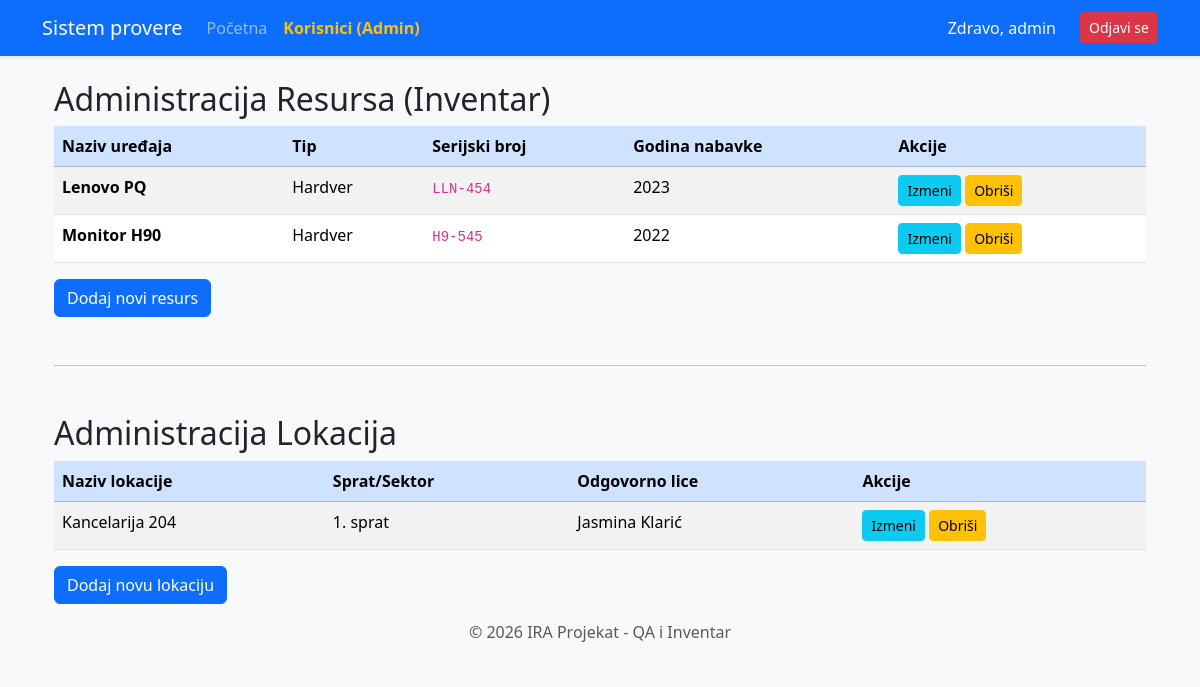
/administracija (signed in), run on an earlier commit of the app's database.
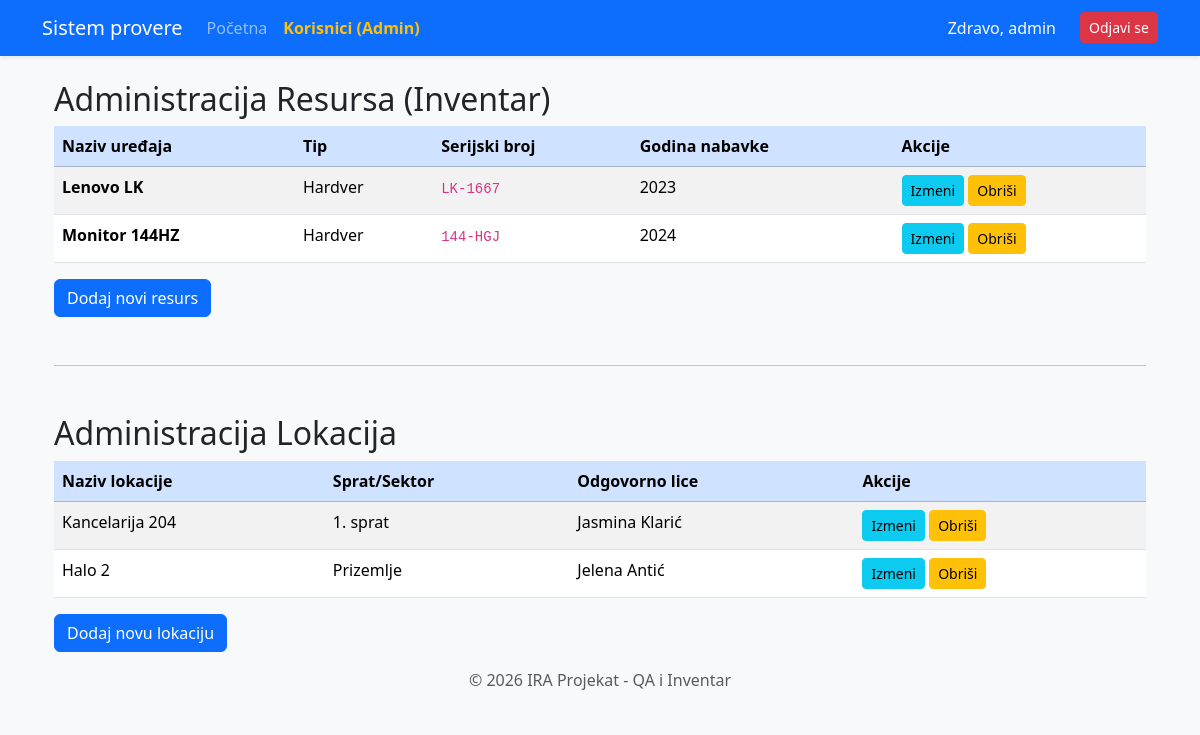
And on a later commit of the database.
### alchemy_classes.py (models this page shows)
class Resurs(db.Model):
    __tablename__ = "resurs"
    id: Mapped[int] = mapped_column(Integer, primary_key=True)
    naziv: Mapped[str] = mapped_column(String(100), nullable=False)
    tip: Mapped[str] = mapped_column(String(50))
    serijski_broj: Mapped[str] = mapped_column(String(100), unique=True)
    godina_nabavke: Mapped[int] = mapped_column(Integer)
    statusi: Mapped[list["StatusResursa"]] = relationship("StatusResursa", back_populates="resurs")

class Lokacija(db.Model):
    __tablename__ = "lokacija"
    id: Mapped[int] = mapped_column(Integer, primary_key=True)
    naziv: Mapped[str] = mapped_column(String(100), nullable=False)
    sprat: Mapped[str] = mapped_column(String(50), nullable=True)
    odgovorno_lice: Mapped[str] = mapped_column(String(100))
    izvestaji: Mapped[list["StatusResursa"]] = relationship("StatusResursa", back_populates="lokacija")

### main.py (the view)
@app.route("/administracija", methods=["GET", "POST"])
@login_required
def admin_page():
    all_resources = db.session.execute(db.select(Resurs)).scalars().all()
    all_locations = db.session.execute(db.select(Lokacija)).scalars().all()
    return render_template("administracija.html", resursi=all_resources, lokacije=all_locations)

### main.py (called while the page is built)
@login_manager.user_loader
def load_user(user_id):
    return db.get_or_404(User, user_id)

### templates/administracija.html (shortened to what this page needs)
{% extends "base.html" %}
{% block content %}
{% from "bootstrap5/form.html" import render_form %}
<div class="jumbotron">
    <div class="container">
         <h2 class="mt-4">Administracija Resursa (Inventar)</h2>
        <table class="table table-striped table-hover">
            <thead>
            <tr class="table-primary">
                <th scope="col">Naziv uređaja</th>
                <th scope="col">Tip</th>
                <th scope="col">Serijski broj</th>
                <th scope="col">Godina nabavke</th>
                <th scope="col">Akcije</th>
            </tr>
            </thead>
            <tbody>
            {% for r in resursi %}
            <tr>
                <td><strong>{{r.naziv}}</strong></td>
                <td>{{r.tip}}</td>
                <td><code>{{r.serijski_broj or "/"}}</code></td>
                <td>{{r.godina_nabavke}}</td>
                 <td style="text-align: middle;">
                    <a class="btn btn-sm btn-info" href="{{ url_for('add_resource', id=r.id) }}">Izmeni</a>
                    <a class="btn btn-sm btn-warning" href="{{ url_for('delete_resource', id=r.id) }}">Obriši</a>
                </td>
            </tr>
            {% endfor %}
            </tbody>
        </table>
        <a class="btn btn-primary" href="{{ url_for('add_resource') }}">Dodaj novi resurs</a>
<hr class="my-5">
        <h2>Administracija Lokacija</h2>
        <table class="table table-striped table-hover">
            <thead>
            <tr class="table-primary">
                <th scope="col">Naziv lokacije</th>
                <th scope="col">Sprat/Sektor</th>
                <th scope="col">Odgovorno lice</th>
                <th scope="col">Akcije</th>
            </tr>
            </thead>
            <tbody>
            {% for l in lokacije %}
            <tr>
                <td>{{l.naziv}}</td>
                <td>{{l.sprat or "/"}}</td>
                <td>{{l.odgovorno_lice}}</td>
                <td style="text-align:middle;">
                    <a class="btn btn-sm btn-info" href="{{ url_for('add_location', id=l.id) }}">Izmeni</a>
                    <a class="btn btn-sm btn-warning" href="{{ url_for('delete_location', id=l.id) }}">Obriši</a>
                </td>
            </tr>
            {% endfor %}
            </tbody>
        </table>
        <a class="btn btn-primary" href="{{ url_for('add_location') }}">Dodaj novu lokaciju</a>
    </div>
</div>
{% endblock %}

What changed in the data, as far as the page shows it:
changed Resurs: naziv "Lenovo PQ" → "Lenovo LK"; serijski_broj "LLN-454" → "LK-1667"
changed Resurs: naziv "Monitor H90" → "Monitor 144HZ"; serijski_broj "H9-545" → "144-HGJ"; godina_nabavke "2022" → "2024"
added Lokacija: naziv "Halo 2", sprat "Prizemlje", odgovorno_lice "Jelena Antić"
